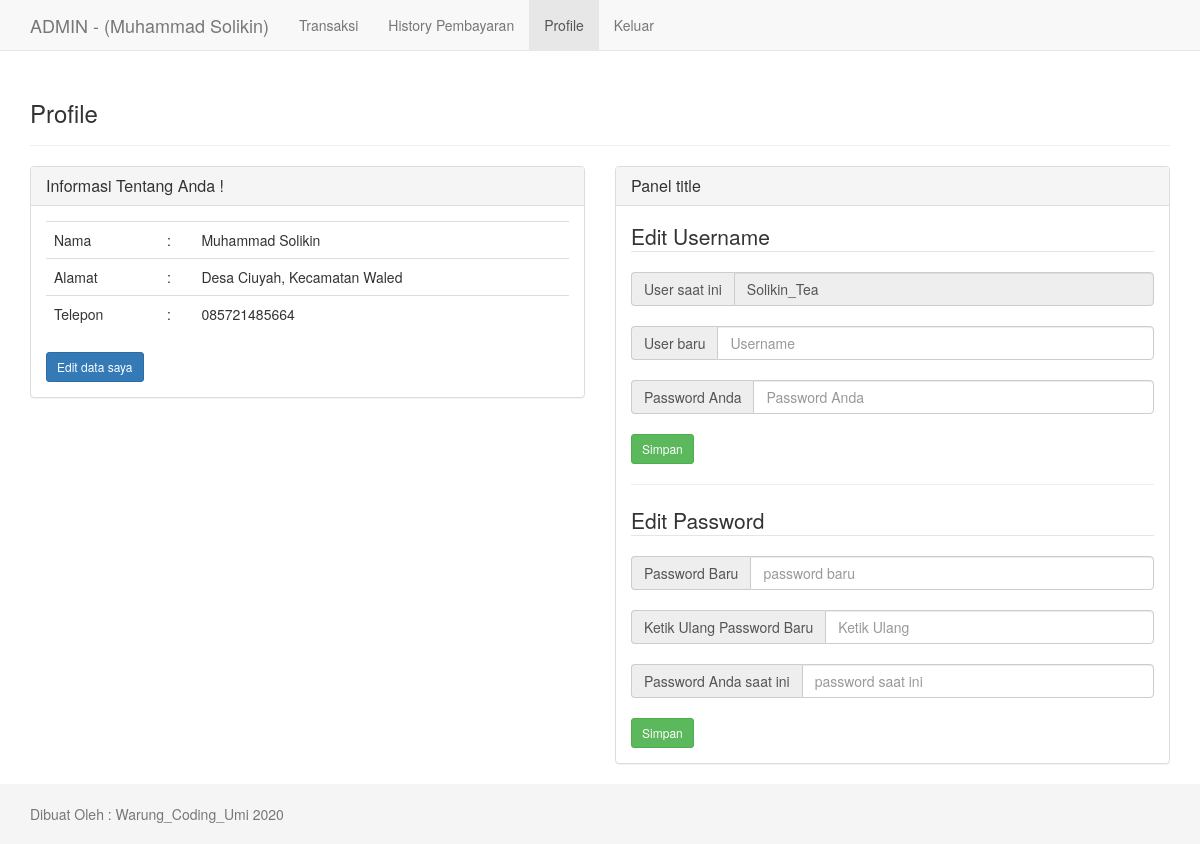
The page /petugas/profile.php (signed in) on the database its author committed.
### tables this page shows
CREATE TABLE `tb_petugas` (
  `id_petugas` int(11) NOT NULL,
  `username` varchar(35) NOT NULL,
  `password` varchar(50) NOT NULL,
  `nama_petugas` varchar(35) NOT NULL,
  `alamat` varchar(100) NOT NULL,
  `telepon` varchar(15) NOT NULL,
  `level` enum('admin','petugas') NOT NULL
);

### petugas/profile.php (the view, shortened to what this page needs)
<?php
    include "../inc/koneksi.php";
    $qprofil = mysqli_query($konek, "SELECT * FROM tb_petugas WHERE id_petugas='$_SESSION[id]'");
    $profil = mysqli_fetch_array($qprofil);
?>
<!DOCTYPE html>
<html lang="en">
<head>
    <link href="./../assets/css/bootstrap.min.css" rel="stylesheet">
    <link href="./../assets/style.css" rel="stylesheet">
</head>
<body>
     <nav class="navbar navbar-default navbar-fixed-top">
      <div class="container">
        <div class="navbar-header">
          <a class="navbar-brand" href="index.php">ADMIN - (<?php echo $profil['nama_petugas']; ?>)</a>
        </div>
        <div id="navbar" class="collapse navbar-collapse">
          <ul class="nav navbar-nav">
            <li><a href="transaksi.php">Transaksi</a></li>
            <li><a href="riwayat.php">History Pembayaran</a></li>
            <li class="active"><a href="profile.php">Profile</a></li>
            <li><a href="../inc/logout.php">Keluar</a></li>
          </ul>
        </div>
      </div>
    </nav>
    <div class="container">
        <div class="page-header">
            <h3>Profile</h3>
        </div>
        <div class="row">
            <div class="col-md-6">
                <div class="panel panel-default">
                    <div class="panel-heading">
                        <h3 class="panel-title">Informasi Tentang Anda !</h3>
                    </div>
                    <div class="panel-body">
                        <table class="table">
                            <tr>
                                <td>Nama</td>
                                <td>:</td>
                                <td><?php echo $profil['nama_petugas']; ?></td>
                            </tr>
                            <tr>
                                <td>Alamat</td>
                                <td>:</td>
                                <td><?php echo $profil['alamat']; ?></td>
                            </tr>
                            <tr>
                                <td>Telepon</td>
                                <td>:</td>
                                <td><?php echo $profil['telepon']; ?></td>
                            </tr>
                        </table>
                        <a href="edit_profile.php" class="btn btn-sm btn-primary">Edit data saya</a>
                    </div>
                </div>
            </div>
            <div class="col-md-6">
                <div class="panel panel-default">
                    <div class="panel-heading">
                        <h3 class="panel-title">Panel title</h3>
                    </div>
                    <div class="panel-body">
                        <fieldset>
                            <legend>Edit Username</legend>
                            <form class="form" method="post">
                                <div class="input-group">
                                    <span class="input-group-addon" id="basic-addon1">User saat ini</span>
                                    <input type="text" class="form-control" value="<?php echo $profil['username']; ?>" aria-describedby="basic-addon1" readonly>
                                </div>
                                <br>
                                <div class="input-group">
                                    <span class="input-group-addon" id="basic-addon1">User baru</span>
                                    <input type="text" name="userbaru" class="form-control" placeholder="Username" aria-describedby="basic-addon1">
                                </div>
                                <br>
                                <div class="input-group">
                                    <span class="input-group-addon" id="basic-addon1">Password Anda</span>
                                    <input type="password" name="pass" class="form-control" placeholder="Password Anda" aria-describedby="basic-addon1">
                                </div>
                                <br>
                                    <input type="submit" name="edit_user" value="Simpan" class="btn btn-sm btn-success">
                            </form>
                        </fieldset>
                        <hr>
                        <fieldset>
                            <legend>Edit Password</legend>
                            <form class="form" method="post">
                                <div class="input-group">
                                    <span class="input-group-addon" id="basic-addon1">Password Baru</span>
                                    <input type="password" name="pass1" class="form-control" placeholder="password baru" aria-describedby="basic-addon1">
                                </div>
                                <br>
                                <div class="input-group">
                                    <span class="input-group-addon" id="basic-addon1">Ketik Ulang Password Baru</span>
                                    <input type="password" name="pass2" class="form-control" placeholder="Ketik Ulang" aria-describedby="basic-addon1">
                                </div>
                                <br>
                                <div class="input-group">
                                    <span class="input-group-addon" id="basic-addon1">Password Anda saat ini</span>
                                    <input type="password" name="pass_awal" class="form-control" placeholder="password saat ini" aria-describedby="basic-addon1">
                                </div>
                                <br>
                                    <input type="submit" name="edit_password" value="Simpan" class="btn btn-sm btn-success">
                            </form>
                        </fieldset>
                    </div>
                </div>
            </div>
        </div>
    </div>
<?php include "footer.php"; ?>

### assets/style.css (style rules this page uses)
html { position: relative; min-height: 100%; }
body { margin-bottom: 60px; }
body > .container { padding: 60px 15px 0; }

### rows shown on the page
tb_petugas: nama_petugas "Muhammad Solikin", alamat "Desa Ciuyah, Kecamatan Waled", telepon "085721485664", username "Solikin_Tea"
